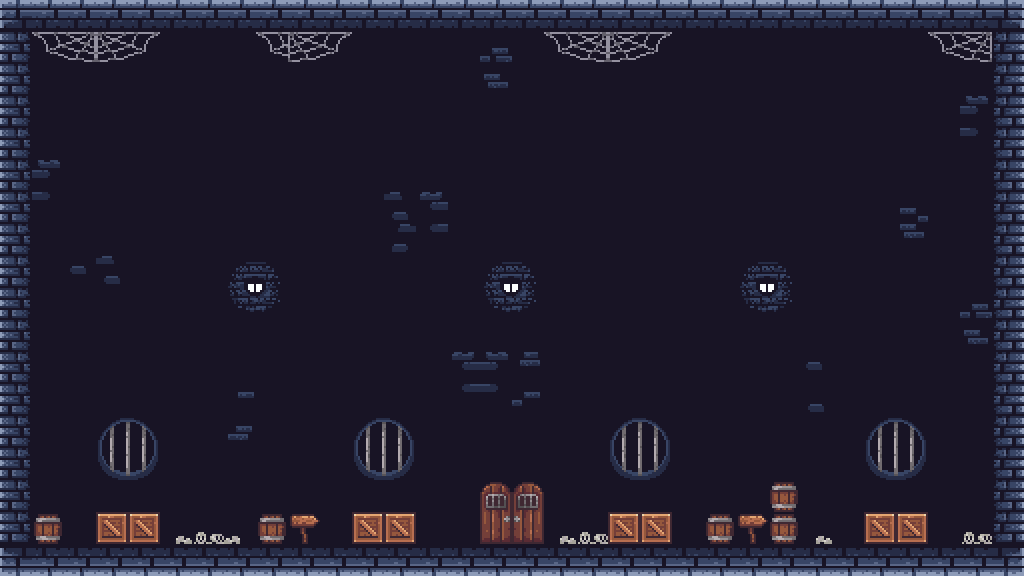

A level layout from a 2D game, rendered from its tile map. Below: a short description, then the map file with its tile-grid data intact:
An orthogonal 32x18 tile map with 32x32 px tiles, 3 tile layers (BackgroundTiles, CollisionTiles, MobileTiles) and 8 objects (0, 2, 1, 3).

<map version="1.10" tiledversion="1.10.1" orientation="orthogonal" renderorder="right-down" width="32" height="18" tilewidth="32" tileheight="32" infinite="0" backgroundcolor="#181425" nextlayerid="6" nextobjectid="23">
 <tileset firstgid="1" source="tilesets/Dungeon Tile Set.tsx" />
 <layer id="1" name="BackgroundTiles" width="32" height="18">
  <data encoding="csv">
17,18,18,18,18,18,18,18,18,18,18,18,18,18,18,18,18,18,18,18,18,18,18,18,18,18,18,18,18,18,18,19,
32,221,222,223,224,0,0,0,221,223,224,0,0,0,0,88,0,221,222,223,224,0,0,0,0,0,0,0,0,221,222,34,
32,0,0,0,0,0,0,0,0,0,0,0,0,0,0,103,0,0,0,0,0,0,0,0,0,0,0,0,0,0,0,34,
32,0,0,0,0,0,0,0,0,0,0,0,0,0,0,0,0,0,0,0,0,0,0,0,0,0,0,0,0,0,100,34,
32,0,0,0,0,0,0,0,0,0,0,0,0,0,0,0,0,0,0,0,0,0,0,0,0,0,0,0,0,0,115,34,
32,100,0,0,0,0,0,0,0,0,0,0,0,0,0,0,0,0,0,0,0,0,0,0,0,0,0,0,0,0,0,34,
32,115,0,0,0,0,0,0,0,0,0,0,98,99,0,0,0,0,0,0,0,0,0,0,0,0,0,0,44,0,0,34,
32,0,0,0,0,0,0,0,0,0,0,0,113,114,0,0,0,0,0,0,0,0,0,0,0,0,0,0,59,0,0,34,
32,0,97,98,0,0,0,26,27,0,0,0,0,0,0,26,27,0,0,0,0,0,0,26,27,0,0,0,0,0,0,34,
32,0,0,0,0,0,0,41,42,0,0,0,0,0,0,41,42,0,0,0,0,0,0,41,42,0,0,0,0,0,88,34,
32,0,0,0,0,0,0,0,0,0,0,0,0,0,0,0,0,0,0,0,0,0,0,0,0,0,0,0,0,0,103,34,
32,0,0,0,0,0,0,0,0,0,0,0,0,0,99,100,101,0,0,0,0,0,0,0,0,97,0,0,0,0,0,34,
32,0,0,0,0,0,0,87,0,0,0,0,0,0,114,115,116,0,0,0,0,0,0,0,0,112,0,0,0,0,0,34,
32,0,0,56,57,0,0,102,0,0,0,56,57,0,0,0,0,0,0,56,57,0,0,0,0,0,0,56,57,0,0,34,
32,0,0,71,72,0,0,0,0,0,0,71,72,0,0,0,0,0,0,71,72,0,0,0,0,0,0,71,72,0,0,34,
32,0,0,0,0,0,0,0,0,0,0,0,0,0,0,164,2147483812,0,0,0,0,0,0,0,0,0,0,0,0,0,0,34,
32,0,0,0,0,200,201,202,0,158,0,0,202,0,0,179,2147483827,200,201,202,0,0,0,158,0,200,0,0,0,0,201,34,
47,48,48,48,48,48,48,48,48,48,48,48,48,48,48,48,48,48,48,48,48,48,48,48,48,48,48,48,48,48,48,49
</data>
 </layer>
 <layer id="2" name="CollisionTiles" width="32" height="18">
  <data encoding="csv">
0,0,0,0,0,0,0,0,0,0,0,0,0,0,0,0,0,0,0,0,0,0,0,0,0,0,0,0,0,0,0,0,
0,0,0,0,0,0,0,0,0,0,0,0,0,0,0,0,0,0,0,0,0,0,0,0,0,0,0,0,0,0,0,0,
0,0,0,0,0,0,0,0,0,0,0,0,0,0,0,0,0,0,0,0,0,0,0,0,0,0,0,0,0,0,0,0,
0,0,0,0,0,0,0,0,0,0,0,0,0,0,0,0,0,0,0,0,0,0,0,0,0,0,0,0,0,0,0,0,
0,0,0,0,0,0,0,0,0,0,0,0,0,0,0,0,0,0,0,0,0,0,0,0,0,0,0,0,0,0,0,0,
0,0,0,0,0,0,0,0,0,0,0,0,0,0,0,0,0,0,0,0,0,0,0,0,0,0,0,0,0,0,0,0,
0,0,0,0,0,0,0,0,0,0,0,0,0,0,0,0,0,0,0,0,0,0,0,0,0,0,0,0,0,0,0,0,
0,0,0,0,0,0,0,0,0,0,0,0,0,0,0,0,0,0,0,0,0,0,0,0,0,0,0,0,0,0,0,0,
0,0,0,0,0,0,0,0,0,0,0,0,0,0,0,0,0,0,0,0,0,0,0,0,0,0,0,0,0,0,0,0,
0,0,0,0,0,0,0,0,0,0,0,0,0,0,0,0,0,0,0,0,0,0,0,0,0,0,0,0,0,0,0,0,
0,0,0,0,0,0,0,0,0,0,0,0,0,0,0,0,0,0,0,0,0,0,0,0,0,0,0,0,0,0,0,0,
0,0,0,0,0,0,0,0,0,0,0,0,0,0,0,0,0,0,0,0,0,0,0,0,0,0,0,0,0,0,0,0,
0,0,0,0,0,0,0,0,0,0,0,0,0,0,0,0,0,0,0,0,0,0,0,0,0,0,0,0,0,0,0,0,
0,0,0,0,0,0,0,0,0,0,0,0,0,0,0,0,0,0,0,0,0,0,0,0,0,0,0,0,0,0,0,0,
0,0,0,0,0,0,0,0,0,0,0,0,0,0,0,0,0,0,0,0,0,0,0,0,0,0,0,0,0,0,0,0,
0,0,0,0,0,0,0,0,0,0,0,0,0,0,0,0,0,0,0,0,0,0,0,0,0,0,0,0,0,0,0,0,
0,0,0,0,0,0,0,0,0,0,0,0,0,0,0,0,0,0,0,0,0,0,0,0,0,0,0,0,0,0,0,0,
0,0,0,0,0,0,0,0,0,0,0,0,0,0,0,0,0,0,0,0,0,0,0,0,0,0,0,0,0,0,0,0
</data>
 </layer>
 <layer id="5" name="MobileTiles" width="32" height="18">
  <data encoding="csv">
0,0,0,0,0,0,0,0,0,0,0,0,0,0,0,0,0,0,0,0,0,0,0,0,0,0,0,0,0,0,0,0,
0,0,0,0,0,0,0,0,0,0,0,0,0,0,0,0,0,0,0,0,0,0,0,0,0,0,0,0,0,0,0,0,
0,0,0,0,0,0,0,0,0,0,0,0,0,0,0,0,0,0,0,0,0,0,0,0,0,0,0,0,0,0,0,0,
0,0,0,0,0,0,0,0,0,0,0,0,0,0,0,0,0,0,0,0,0,0,0,0,0,0,0,0,0,0,0,0,
0,0,0,0,0,0,0,0,0,0,0,0,0,0,0,0,0,0,0,0,0,0,0,0,0,0,0,0,0,0,0,0,
0,0,0,0,0,0,0,0,0,0,0,0,0,0,0,0,0,0,0,0,0,0,0,0,0,0,0,0,0,0,0,0,
0,0,0,0,0,0,0,0,0,0,0,0,0,0,0,0,0,0,0,0,0,0,0,0,0,0,0,0,0,0,0,0,
0,0,0,0,0,0,0,0,0,0,0,0,0,0,0,0,0,0,0,0,0,0,0,0,0,0,0,0,0,0,0,0,
0,0,0,0,0,0,0,0,0,0,0,0,0,0,0,0,0,0,0,0,0,0,0,0,0,0,0,0,0,0,0,0,
0,0,0,0,0,0,0,0,0,0,0,0,0,0,0,0,0,0,0,0,0,0,0,0,0,0,0,0,0,0,0,0,
0,0,0,0,0,0,0,0,0,0,0,0,0,0,0,0,0,0,0,0,0,0,0,0,0,0,0,0,0,0,0,0,
0,0,0,0,0,0,0,0,0,0,0,0,0,0,0,0,0,0,0,0,0,0,0,0,0,0,0,0,0,0,0,0,
0,0,0,0,0,0,0,0,0,0,0,0,0,0,0,0,0,0,0,0,0,0,0,0,0,0,0,0,0,0,0,0,
0,0,0,0,0,0,0,0,0,0,0,0,0,0,0,0,0,0,0,0,0,0,0,0,0,0,0,0,0,0,0,0,
0,0,0,0,0,0,0,0,0,0,0,0,0,0,0,0,0,0,0,0,0,0,0,0,0,0,0,0,0,0,0,0,
0,0,0,0,0,0,0,0,0,0,0,0,0,0,0,0,0,0,0,0,0,0,0,0,191,0,0,0,0,0,0,0,
0,191,0,161,161,0,0,0,191,0,0,161,161,0,0,0,0,0,0,161,161,0,191,0,191,0,0,161,161,0,0,0,
0,0,0,0,0,0,0,0,0,0,0,0,0,0,0,0,0,0,0,0,0,0,0,0,0,0,0,0,0,0,0,0
</data>
 </layer>
 <objectgroup id="3" name="Hitboxes">
  <object id="1" x="0" y="0" width="1024" height="32" />
  <object id="2" x="992" y="0" width="32" height="576" />
  <object id="3" x="0" y="0" width="32" height="576" />
  <object id="4" x="0" y="544" width="992" height="32" />
 </objectgroup>
 <objectgroup id="4" name="PlayerPositions">
  <object id="6" name="0" x="128" y="128">
   <point />
  </object>
  <object id="8" name="2" x="640" y="128">
   <point />
  </object>
  <object id="11" name="1" x="384" y="128">
   <point />
  </object>
  <object id="12" name="3" x="896" y="128">
   <point />
  </object>
 </objectgroup>
</map>